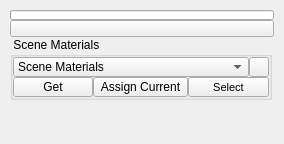
<?xml version="1.0" encoding="UTF-8"?>
<ui version="4.0">
 <class>QtUi</class>
 <widget class="QMainWindow" name="QtUi">
  <property name="enabled">
   <bool>true</bool>
  </property>
  <property name="geometry">
   <rect>
    <x>0</x>
    <y>0</y>
    <width>284</width>
    <height>144</height>
   </rect>
  </property>
  <property name="sizePolicy">
   <sizepolicy hsizetype="Fixed" vsizetype="Preferred">
    <horstretch>0</horstretch>
    <verstretch>0</verstretch>
   </sizepolicy>
  </property>
  <property name="minimumSize">
   <size>
    <width>100</width>
    <height>0</height>
   </size>
  </property>
  <property name="maximumSize">
   <size>
    <width>999</width>
    <height>999</height>
   </size>
  </property>
  <property name="windowTitle">
   <string>Toolkit</string>
  </property>
  <property name="tabShape">
   <enum>QTabWidget::Triangular</enum>
  </property>
  <property name="dockNestingEnabled">
   <bool>true</bool>
  </property>
  <property name="dockOptions">
   <set>QMainWindow::AllowNestedDocks|QMainWindow::AllowTabbedDocks|QMainWindow::AnimatedDocks|QMainWindow::ForceTabbedDocks</set>
  </property>
  <widget class="QWidget" name="mainWindow">
   <widget class="QWidget" name="layoutWidget_2">
    <property name="geometry">
     <rect>
      <x>10</x>
      <y>10</y>
      <width>264</width>
      <height>116</height>
     </rect>
    </property>
    <layout class="QGridLayout" name="gridLayout_2">
     <property name="spacing">
      <number>0</number>
     </property>
     <item row="1" column="1" colspan="2">
      <widget class="QPushButton_Draggable" name="pin">
       <property name="minimumSize">
        <size>
         <width>19</width>
         <height>17</height>
        </size>
       </property>
       <property name="maximumSize">
        <size>
         <width>999</width>
         <height>17</height>
        </size>
       </property>
       <property name="text">
        <string/>
       </property>
       <property name="checkable">
        <bool>true</bool>
       </property>
      </widget>
     </item>
     <item row="4" column="1" colspan="2">
      <layout class="QHBoxLayout" name="horizontalLayout">
       <item>
        <layout class="QVBoxLayout" name="verticalLayout">
         <property name="spacing">
          <number>0</number>
         </property>
         <item>
          <spacer name="verticalSpacer">
           <property name="orientation">
            <enum>Qt::Vertical</enum>
           </property>
           <property name="sizeHint" stdset="0">
            <size>
             <width>20</width>
             <height>40</height>
            </size>
           </property>
          </spacer>
         </item>
        </layout>
       </item>
       <item>
        <layout class="QVBoxLayout" name="verticalLayout_2">
         <property name="spacing">
          <number>0</number>
         </property>
         <item>
          <spacer name="verticalSpacer_2">
           <property name="orientation">
            <enum>Qt::Vertical</enum>
           </property>
           <property name="sizeHint" stdset="0">
            <size>
             <width>20</width>
             <height>40</height>
            </size>
           </property>
          </spacer>
         </item>
        </layout>
       </item>
      </layout>
     </item>
     <item row="0" column="1" colspan="2">
      <widget class="QProgressBar_" name="progressBar">
       <property name="sizePolicy">
        <sizepolicy hsizetype="Ignored" vsizetype="Fixed">
         <horstretch>0</horstretch>
         <verstretch>0</verstretch>
        </sizepolicy>
       </property>
       <property name="minimumSize">
        <size>
         <width>0</width>
         <height>10</height>
        </size>
       </property>
       <property name="maximumSize">
        <size>
         <width>16777215</width>
         <height>10</height>
        </size>
       </property>
       <property name="value">
        <number>0</number>
       </property>
       <property name="textVisible">
        <bool>false</bool>
       </property>
      </widget>
     </item>
     <item row="2" column="1" rowspan="2" colspan="2">
      <widget class="QGroupBox" name="group000">
       <property name="minimumSize">
        <size>
         <width>262</width>
         <height>0</height>
        </size>
       </property>
       <property name="maximumSize">
        <size>
         <width>262</width>
         <height>999</height>
        </size>
       </property>
       <property name="title">
        <string> Scene Materials</string>
       </property>
       <layout class="QGridLayout" name="gridLayout">
        <property name="leftMargin">
         <number>0</number>
        </property>
        <property name="topMargin">
         <number>0</number>
        </property>
        <property name="rightMargin">
         <number>0</number>
        </property>
        <property name="bottomMargin">
         <number>0</number>
        </property>
        <property name="spacing">
         <number>0</number>
        </property>
        <item row="6" column="0">
         <widget class="QPushButton" name="b002">
          <property name="enabled">
           <bool>true</bool>
          </property>
          <property name="sizePolicy">
           <sizepolicy hsizetype="Fixed" vsizetype="Fixed">
            <horstretch>0</horstretch>
            <verstretch>0</verstretch>
           </sizepolicy>
          </property>
          <property name="minimumSize">
           <size>
            <width>0</width>
            <height>20</height>
           </size>
          </property>
          <property name="maximumSize">
           <size>
            <width>999</width>
            <height>20</height>
           </size>
          </property>
          <property name="toolTip">
           <string>Set material shader ID from selection.</string>
          </property>
          <property name="text">
           <string>Get</string>
          </property>
          <property name="iconSize">
           <size>
            <width>18</width>
            <height>18</height>
           </size>
          </property>
         </widget>
        </item>
        <item row="6" column="1">
         <widget class="QToolButton_" name="tb002">
          <property name="enabled">
           <bool>true</bool>
          </property>
          <property name="minimumSize">
           <size>
            <width>0</width>
            <height>20</height>
           </size>
          </property>
          <property name="maximumSize">
           <size>
            <width>999</width>
            <height>20</height>
           </size>
          </property>
          <property name="toolTip">
           <string>Assign stored material shader ID</string>
          </property>
          <property name="text">
           <string>Assign Current</string>
          </property>
         </widget>
        </item>
        <item row="2" column="3">
         <widget class="QToolButton_" name="tb001">
          <property name="enabled">
           <bool>true</bool>
          </property>
          <property name="sizePolicy">
           <sizepolicy hsizetype="Fixed" vsizetype="Fixed">
            <horstretch>0</horstretch>
            <verstretch>0</verstretch>
           </sizepolicy>
          </property>
          <property name="minimumSize">
           <size>
            <width>0</width>
            <height>20</height>
           </size>
          </property>
          <property name="maximumSize">
           <size>
            <width>20</width>
            <height>20</height>
           </size>
          </property>
          <property name="font">
           <font>
            <pointsize>8</pointsize>
           </font>
          </property>
          <property name="toolTip">
           <string>Select all components with the same material.  
 If nothing is selected; search all geometry.</string>
          </property>
          <property name="text">
           <string/>
          </property>
          <property name="iconSize">
           <size>
            <width>16</width>
            <height>16</height>
           </size>
          </property>
         </widget>
        </item>
        <item row="2" column="0" colspan="3">
         <widget class="QComboBox_" name="cmb002">
          <property name="sizePolicy">
           <sizepolicy hsizetype="Fixed" vsizetype="Fixed">
            <horstretch>0</horstretch>
            <verstretch>0</verstretch>
           </sizepolicy>
          </property>
          <property name="minimumSize">
           <size>
            <width>233</width>
            <height>20</height>
           </size>
          </property>
          <property name="maximumSize">
           <size>
            <width>260</width>
            <height>20</height>
           </size>
          </property>
          <property name="toolTip">
           <string>Current material.</string>
          </property>
          <property name="maxVisibleItems">
           <number>40</number>
          </property>
          <property name="maxCount">
           <number>500</number>
          </property>
          <property name="sizeAdjustPolicy">
           <enum>QComboBox::AdjustToContents</enum>
          </property>
          <property name="frame">
           <bool>true</bool>
          </property>
          <item>
           <property name="text">
            <string>Scene Materials</string>
           </property>
          </item>
         </widget>
        </item>
        <item row="6" column="2" colspan="2">
         <widget class="QToolButton_" name="tb000">
          <property name="enabled">
           <bool>true</bool>
          </property>
          <property name="minimumSize">
           <size>
            <width>0</width>
            <height>20</height>
           </size>
          </property>
          <property name="maximumSize">
           <size>
            <width>999</width>
            <height>20</height>
           </size>
          </property>
          <property name="font">
           <font>
            <pointsize>8</pointsize>
           </font>
          </property>
          <property name="toolTip">
           <string>Select all components with the same material.  
 If nothing is selected; search all geometry.</string>
          </property>
          <property name="text">
           <string>Select</string>
          </property>
          <property name="iconSize">
           <size>
            <width>16</width>
            <height>16</height>
           </size>
          </property>
         </widget>
        </item>
       </layout>
      </widget>
     </item>
    </layout>
   </widget>
  </widget>
 </widget>
 <customwidgets>
  <customwidget>
   <class>QPushButton_Draggable</class>
   <extends>QPushButton</extends>
   <header>widgets.qpushbutton_draggable.h</header>
  </customwidget>
  <customwidget>
   <class>QProgressBar_</class>
   <extends>QProgressBar</extends>
   <header>widgets.qprogressbar_.h</header>
  </customwidget>
  <customwidget>
   <class>QComboBox_</class>
   <extends>QComboBox</extends>
   <header>widgets.qcombobox_.h</header>
  </customwidget>
  <customwidget>
   <class>QToolButton_</class>
   <extends>QToolButton</extends>
   <header>widgets.qtoolbutton_.h</header>
  </customwidget>
 </customwidgets>
 <resources/>
 <connections/>
 <designerdata>
  <property name="gridDeltaX">
   <number>5</number>
  </property>
  <property name="gridDeltaY">
   <number>5</number>
  </property>
  <property name="gridSnapX">
   <bool>true</bool>
  </property>
  <property name="gridSnapY">
   <bool>true</bool>
  </property>
  <property name="gridVisible">
   <bool>true</bool>
  </property>
 </designerdata>
</ui>
